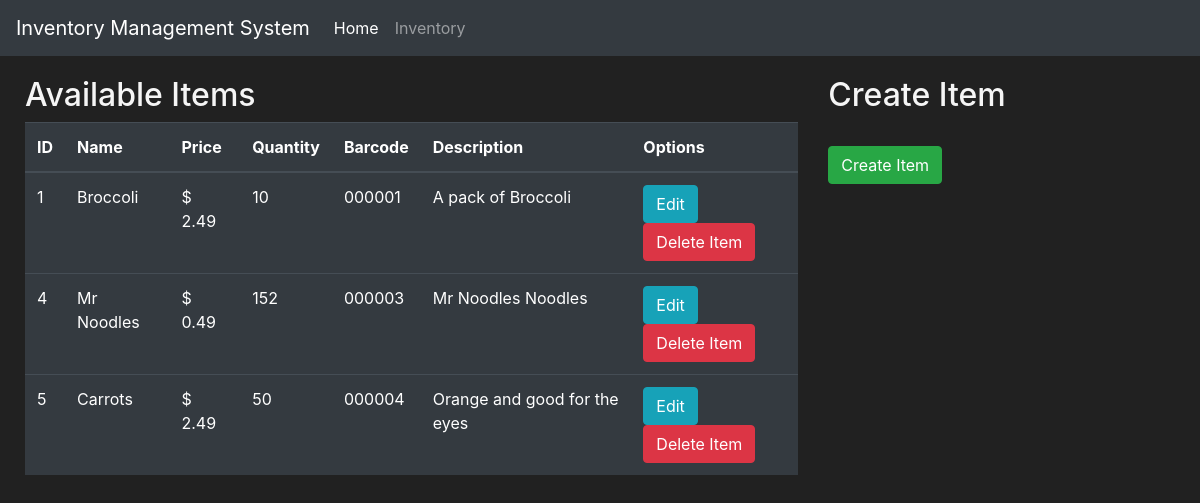
The page /inventory on the database as committed earlier.
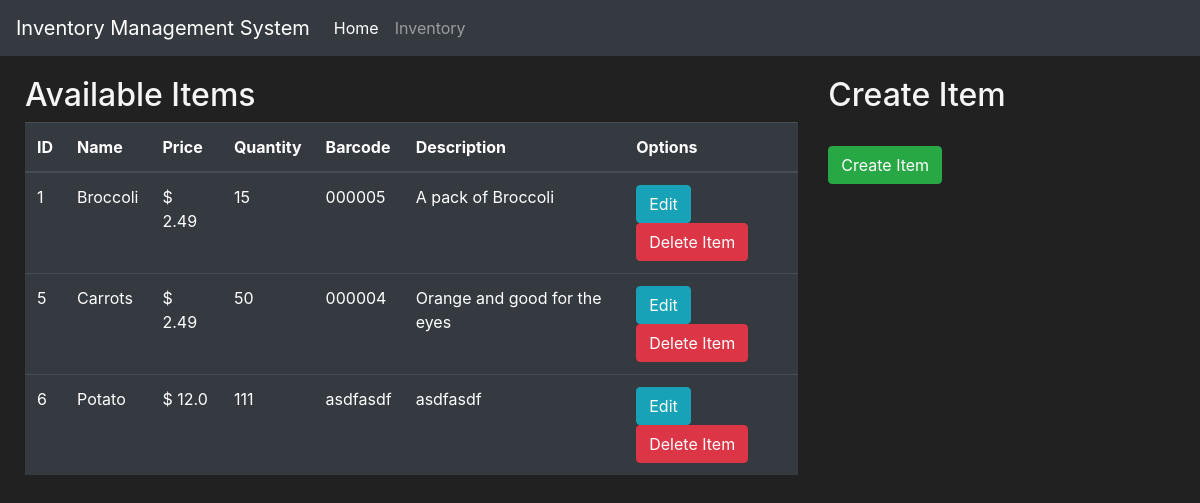
The same page on the database as committed later.
### inventory/models.py (models this page shows)
class Item(db.Model):
    id = db.Column(db.Integer(), primary_key = True)
    name = db.Column(db.String(length = 30), nullable = False, unique = True)
    price = db.Column(db.Float(), nullable = False)
    quantity = db.Column(db.Integer(), nullable = False)
    barcode = db.Column(db.String(length = 12), nullable = False, unique = True)
    description = db.Column(db.String(length = 1024), nullable = False)

### inventory/routes.py (the view, shortened to what this page needs)
@app.route('/inventory', methods=['GET', 'POST'])
def inventory_page():
    deleting_form = DeleteItemForm()
    creating_form = CreateItemForm()
    editing_form = EditItemForm()
    if request.method == "GET":
        items = Item.query.all()
        return render_template('inventory.html', items=items, deleting_form = deleting_form, creating_form = creating_form, editing_form = editing_form)

### inventory/templates/inventory.html (shortened to what this page needs)
{% extends 'base.html' %}
{% block content %}
    <div class = "row" style="margin-top:20px; margin-left:10px">
        <div class="col-8">
            <h2>Available Items</h2>
            <table class="table table-hover table-dark">
                <thead>
                    <tr>
                        <th scope="col">ID</th>
                        <th scope="col">Name</th>
                        <th scope="col">Price</th>
                        <th scope="col">Quantity</th>
                        <th scope="col">Barcode</th>
                        <th scope="col">Description</th>
                        <th scope="col">Options</th>
                    </tr>
                </thead>
                <tbody>
                    {% for item in items %}
                    <tr>
                        <td>{{ item.id }}</td>
                        <td>{{ item.name }}</td>
                        <td>$ {{ item.price }}</td>
                        <td>{{ item.quantity }}</td>
                        <td>{{ item.barcode }}</td>
                        <td>{{ item.description }}</td>
                        <td>
                            <button class="btn btn-outline btn-info" data-toggle="modal" data-target="#Modal-Edit-{{ item.id }}">Edit</button>
                            <button class="btn btn-outline btn-danger" data-toggle="modal" data-target="#Modal-Delete-{{ item.id }}">Delete Item</button>
                        </td>
                    </tr>
                    {% endfor %}
                </tbody>
            </table>
        </div>
        <div class="col-4">
            <h2>Create Item</h2>
            <br>
            <button class="btn btn-outline btn-success" data-toggle="modal" data-target="#Modal-CreateItem">Create Item</button>
        </div>
    </div>
{% endblock %}

### inventory/templates/base.html (shortened to what this page needs)
<!doctype html>
<html lang="en">
<head>
    <link rel="stylesheet" href="https://cdn.jsdelivr.net/npm/bootstrap@4.5.3/dist/css/bootstrap.min.css"
>
</head>
<body>
    <nav class="navbar navbar-expand-md navbar-dark bg-dark">
        <a class="navbar-brand" href="#">Inventory Management System</a>
        <div class="collapse navbar-collapse" id="navbarNav">
            <ul class="navbar-nav mr-auto">
                <li class="nav-item active">
                    <a class="nav-link" href="{{ url_for('home_page') }}">Home</a>
                </li>
                <li class="nav-item">
                    <a class="nav-link" href="{{ url_for('inventory_page') }}">Inventory</a>
                </li>
            </ul>
        </div>
    </nav>
    {% block content %}
    {% endblock %}
</body>
</html>

### inventory/templates/base.html (style rules this page uses)
body { background-color: #212121; color: whitesmoke }

Rows that differ between the two databases and show on the page:
removed Item: id "4", name "Mr Noodles", price "0.49", quantity "152", barcode "000003", description "Mr Noodles Noodles"
changed Item "Broccoli": quantity "10" → "15"; barcode "000001" → "000005"
added Item: id "6", name "Potato", price "12.0", quantity "111", barcode "asdfasdf", description "asdfasdf"
